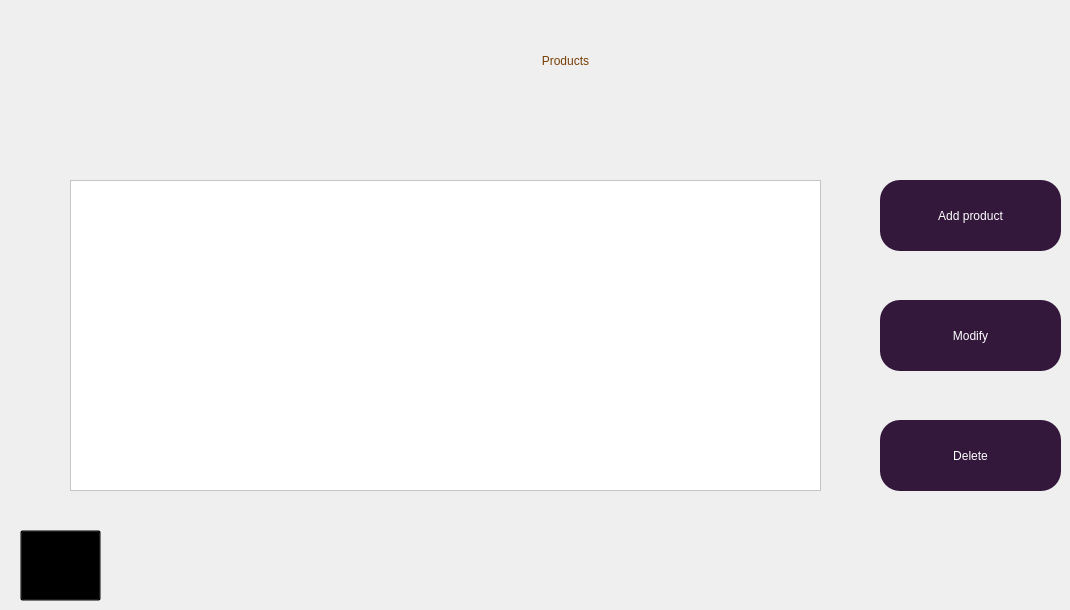
    <widget class="QWidget" name="productsUI">
     <widget class="QLabel" name="label_39">
      <property name="geometry">
       <rect>
        <x>1</x>
        <y>10</y>
        <width>151</width>
        <height>91</height>
       </rect>
      </property>
      <property name="styleSheet">
       <string notr="true">image: url(:/img/img/logo.png);
background-color: rgb(0, 0, 0, 0%);</string>
      </property>
      <property name="text">
       <string/>
      </property>
     </widget>
     <widget class="QLabel" name="label_40">
      <property name="geometry">
       <rect>
        <x>380</x>
        <y>0</y>
        <width>371</width>
        <height>121</height>
       </rect>
      </property>
      <property name="styleSheet">
       <string notr="true">color: rgb(120, 63, 7);
font: 40pt &quot;Lemon&quot;;
background-color: rgb(0, 0, 0,0%);</string>
      </property>
      <property name="text">
       <string>Products</string>
      </property>
      <property name="scaledContents">
       <bool>true</bool>
      </property>
      <property name="alignment">
       <set>Qt::AlignCenter</set>
      </property>
     </widget>
     <widget class="QToolButton" name="back_11">
      <property name="geometry">
       <rect>
        <x>20</x>
        <y>530</y>
        <width>81</width>
        <height>71</height>
       </rect>
      </property>
      <property name="styleSheet">
       <string notr="true">background-color: rgb(0, 0, 0, 0%);</string>
      </property>
      <property name="text">
       <string>...</string>
      </property>
      <property name="icon">
       <iconset resource="assets.qrc">
        <normaloff>:/img/img/icons8-back-80.png</normaloff>:/img/img/icons8-back-80.png</iconset>
      </property>
      <property name="iconSize">
       <size>
        <width>60</width>
        <height>60</height>
       </size>
      </property>
     </widget>
     <widget class="QToolButton" name="toolButton_12">
      <property name="geometry">
       <rect>
        <x>880</x>
        <y>180</y>
        <width>181</width>
        <height>71</height>
       </rect>
      </property>
      <property name="styleSheet">
       <string notr="true">background-color: rgb(51, 24, 60);
color: rgb(255, 255, 255);
font: 10pt &quot;Segoe Print&quot;;
border-radius: 20px;</string>
      </property>
      <property name="text">
       <string>Add product</string>
      </property>
      <property name="iconSize">
       <size>
        <width>60</width>
        <height>60</height>
       </size>
      </property>
      <property name="popupMode">
       <enum>QToolButton::DelayedPopup</enum>
      </property>
      <property name="toolButtonStyle">
       <enum>Qt::ToolButtonTextUnderIcon</enum>
      </property>
      <property name="autoRaise">
       <bool>false</bool>
      </property>
     </widget>
     <widget class="QToolButton" name="toolButton_13">
      <property name="geometry">
       <rect>
        <x>880</x>
        <y>420</y>
        <width>181</width>
        <height>71</height>
       </rect>
      </property>
      <property name="styleSheet">
       <string notr="true">background-color: rgb(51, 24, 60);
color: rgb(255, 255, 255);
font: 10pt &quot;Segoe Print&quot;;
border-radius: 20px;</string>
      </property>
      <property name="text">
       <string>Delete</string>
      </property>
      <property name="iconSize">
       <size>
        <width>60</width>
        <height>60</height>
       </size>
      </property>
      <property name="popupMode">
       <enum>QToolButton::DelayedPopup</enum>
      </property>
      <property name="toolButtonStyle">
       <enum>Qt::ToolButtonTextUnderIcon</enum>
      </property>
      <property name="autoRaise">
       <bool>false</bool>
      </property>
     </widget>
     <widget class="QToolButton" name="toolButton_14">
      <property name="geometry">
       <rect>
        <x>880</x>
        <y>300</y>
        <width>181</width>
        <height>71</height>
       </rect>
      </property>
      <property name="styleSheet">
       <string notr="true">background-color: rgb(51, 24, 60);
color: rgb(255, 255, 255);
font: 10pt &quot;Segoe Print&quot;;
border-radius: 20px;</string>
      </property>
      <property name="text">
       <string>Modify</string>
      </property>
      <property name="iconSize">
       <size>
        <width>60</width>
        <height>60</height>
       </size>
      </property>
      <property name="popupMode">
       <enum>QToolButton::DelayedPopup</enum>
      </property>
      <property name="toolButtonStyle">
       <enum>Qt::ToolButtonTextUnderIcon</enum>
      </property>
      <property name="autoRaise">
       <bool>false</bool>
      </property>
     </widget>
     <widget class="QTableView" name="tableView">
      <property name="geometry">
       <rect>
        <x>70</x>
        <y>180</y>
        <width>751</width>
        <height>311</height>
       </rect>
      </property>
      <property name="styleSheet">
       <string notr="true">background-color: rgb(255, 255, 255);</string>
      </property>
     </widget>
    </widget>
